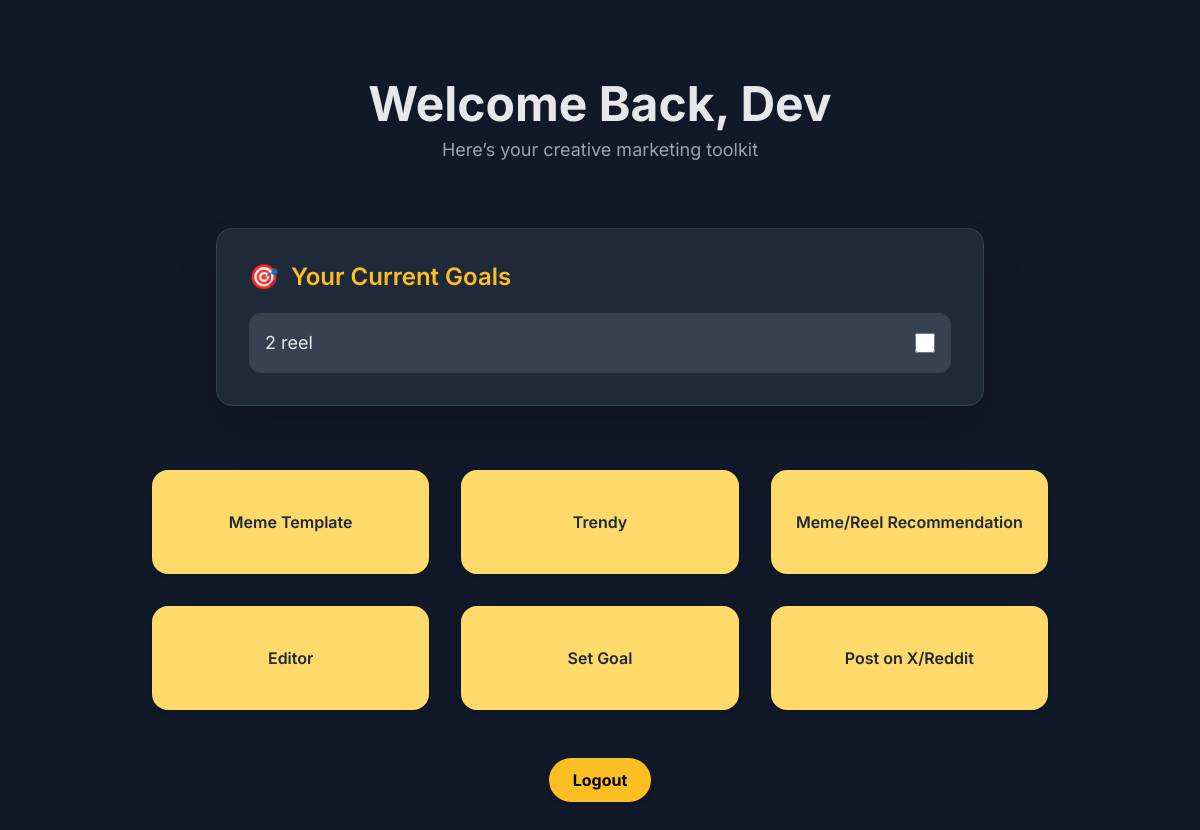
The page /dashboard (signed in) on the database as committed earlier.
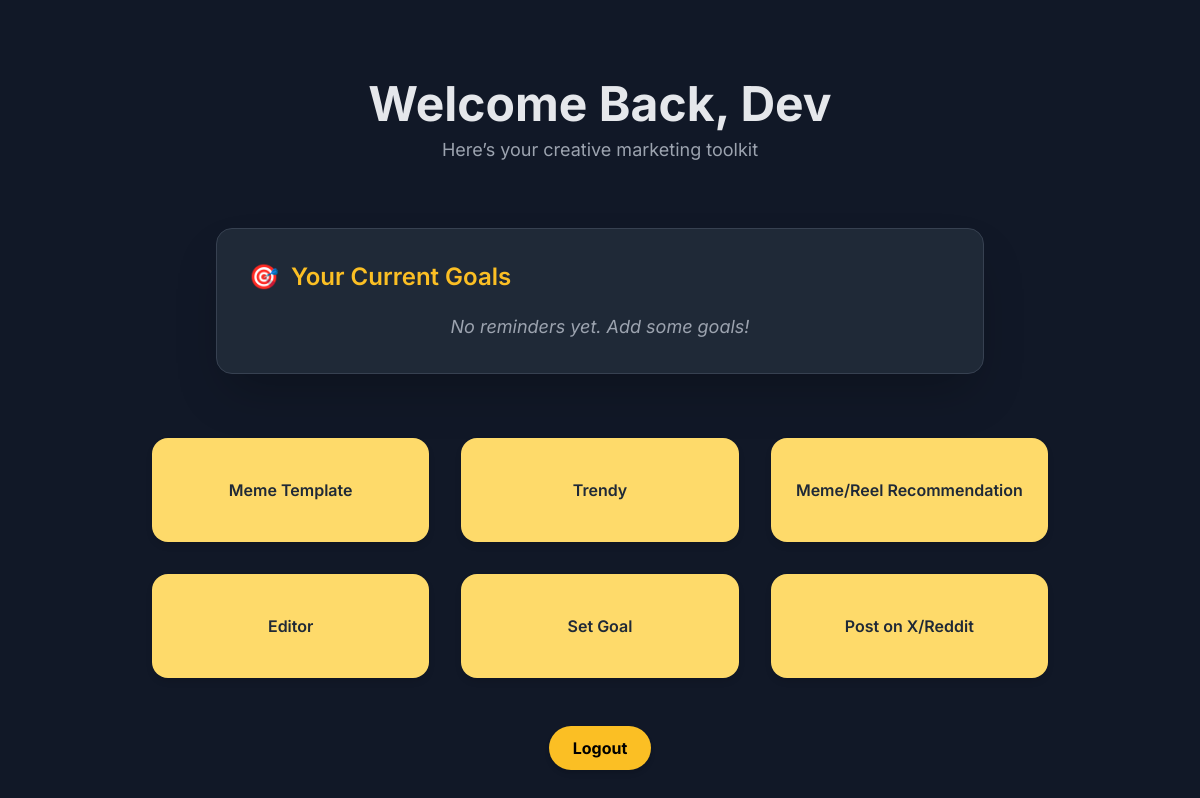
The same page on the database as committed later.
### tables this page shows
CREATE TABLE goals (
                            id INTEGER PRIMARY KEY AUTOINCREMENT,
                            task TEXT NOT NULL,
                            duration TEXT NOT NULL,
                            completed BOOLEAN NOT NULL CHECK (completed IN (0, 1))
                        );

### app.py (the view)
@app.route("/dashboard")
@login_required
def dashboard():
    with sqlite3.connect(DATABASE_FILE) as conn:
        conn.row_factory = sqlite3.Row
        reminders = conn.cursor().execute("SELECT * FROM goals ORDER BY id DESC").fetchall()
    return render_template("index.html", reminders=reminders)

### app.py (called while the page is built)
def login_required(f):
    @wraps(f)
    def decorated(*args, **kwargs):
        if "user" not in session: return redirect(url_for("login"))
        return f(*args, **kwargs)
    return decorated

### templates/index.html (shortened to what this page needs)
<!DOCTYPE html>
<html lang="en">
<head>
  <link href="https://unpkg.com/tailwindcss@^2/dist/tailwind.min.css" rel="stylesheet">
</head>
<body class="bg-gray-900 text-white">
  <div class="container mx-auto px-4 py-12 md:py-20 flex flex-col items-center min-h-screen">
    <header class="text-center mb-12 md:mb-16">
      <h1 class="text-4xl md:text-5xl font-bold text-gray-200">
        Welcome Back, Dev
      </h1>
      <p class="text-gray-400 mt-2 text-lg">Here’s your creative marketing toolkit </p>
    </header>
    <section class="w-full max-w-3xl mb-16">
      <div class="bg-gray-800 rounded-2xl shadow-2xl p-8 border border-gray-700">
        <div class="flex items-center mb-5">
          <span class="text-2xl mr-3">🎯</span>
          <h2 class="text-2xl font-semibold text-yellow-400">Your Current Goals</h2>
        </div>
        <ul class="space-y-4">
          {% for reminder in reminders %}
          <li class="flex items-center justify-between p-4 rounded-xl bg-gray-700 hover:bg-gray-600 transition">
            <span class="text-gray-200 text-lg">{{ reminder.task }}</span>
            <input type="checkbox"
              class="h-5 w-5 rounded bg-gray-600 border-gray-500 text-yellow-500 focus:ring-yellow-500 cursor-pointer" />
          </li>
          {% else %}
          <li class="text-gray-400 text-center text-lg italic">
            No reminders yet. Add some goals!
          </li>
          {% endfor %}
        </ul>
      </div>
    </section>
    <main class="w-full max-w-4xl">
      <div class="grid grid-cols-1 sm:grid-cols-2 md:grid-cols-3 gap-6 md:gap-8 text-center">
        <a href="{{ url_for('meme_templates') }}" class="dashboard-card" style="background-color: #feda6a">
          <span class="font-semibold text-gray-800">Meme Template</span>
        </a>
        <a href="{{ url_for('trendy') }}" class="dashboard-card" style="background-color: #feda6a">
          <span class="font-semibold text-gray-800">Trendy</span>
        </a>
        <a href="{{ url_for('recommendations') }}" class="dashboard-card" style="background-color: #feda6a">
          <span class="font-semibold text-gray-800">Meme/Reel Recommendation</span>
        </a>
        <a href="{{ url_for('video_editor') }}" class="dashboard-card" style="background-color: #feda6a">
          <span class="font-semibold text-gray-800">Editor</span>
        </a>
        <a href="{{ url_for('goals') }}" class="dashboard-card" style="background-color: #feda6a">
          <span class="font-semibold text-gray-800">Set Goal</span>
        </a>
        <a href="{{ url_for('create_post') }}" class="dashboard-card" style="background-color: #feda6a">
          <span class="font-semibold text-gray-800">Post on X/Reddit</span>
        </a>
      </div>
    </main>
    <div class="mt-12">
      <form action="{{ url_for('logout') }}" method="get">
        <button
          class="bg-yellow-400 text-black font-bold px-6 py-2.5 rounded-full shadow-md hover:bg-yellow-300 transition flex items-center gap-2">
           Logout
        </button>
      </form>
    </div>
  </div>
</body>
</html>

### templates/index.html (style rules this page uses)
body { font-family: "Inter", sans-serif; }
.dashboard-card { color: #2d3748; border-radius: 1rem; padding: 2.5rem 1.5rem; display: flex; align-items: center; justify-content: center; transition: transform 0.2s ease-in-out, box-shadow 0.2s ease-in-out; box-shadow: 0 4px 6px rgba(0, 0, 0, 0.1); }

Rows that differ between the two databases and show on the page:
removed goals: task "2 reel"
Other text that changed with them:
text now shown: "No reminders yet. Add some goals!"
